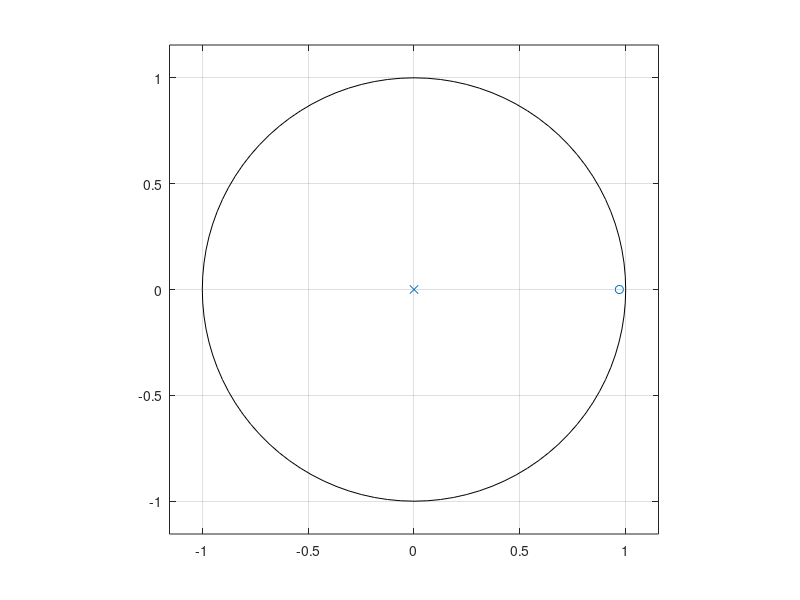

This chart was generated by the following MATLAB code: (Note: this script raises an error after producing the figure.)
zplane([1 -0.97]);
freqz([1 -0.97], [1], 2000, 16000, 'whole')
fs = 16000;
N=20000;
x1=randn(1,N);
x1 = x1(:);
%%x1 = loadbin('sm2.bin');

tt = (0:length(x1)-1./fs);

y1 = filter([1 -0.97], [1], x1);

figure(3)
pwelch(x1, 512, [], [], fs)

figure(4)
pwelch(y1, 512, [], [], fs)


% figure(1)
% subplot(111)
% plot(x1)
% subplot(121)
% plot(y1)
% 
% Px1 = mean(x1.^2);
% Py1 = mean(y1.^2);
% 
% 
% 
% X1 = fft(x1);
% Y1 = fft(y1);
% 
% 
% 
% figure(2)
% subplot(221)
% plot(abs(X1))
% subplot(222)
% plot(abs(Y1))

figure(5)
subplot(511)
plot(tt,y1)
subplot(512)
spectrogram(y1, 512, [],[],'yaxis')

figure(6)
subplot(611)
plot(tt,x1)
subplot(612)
spectrogram(x1, 512, [],[],'yaxis')

figure(7)
freqz([1], [1 0.8]);


